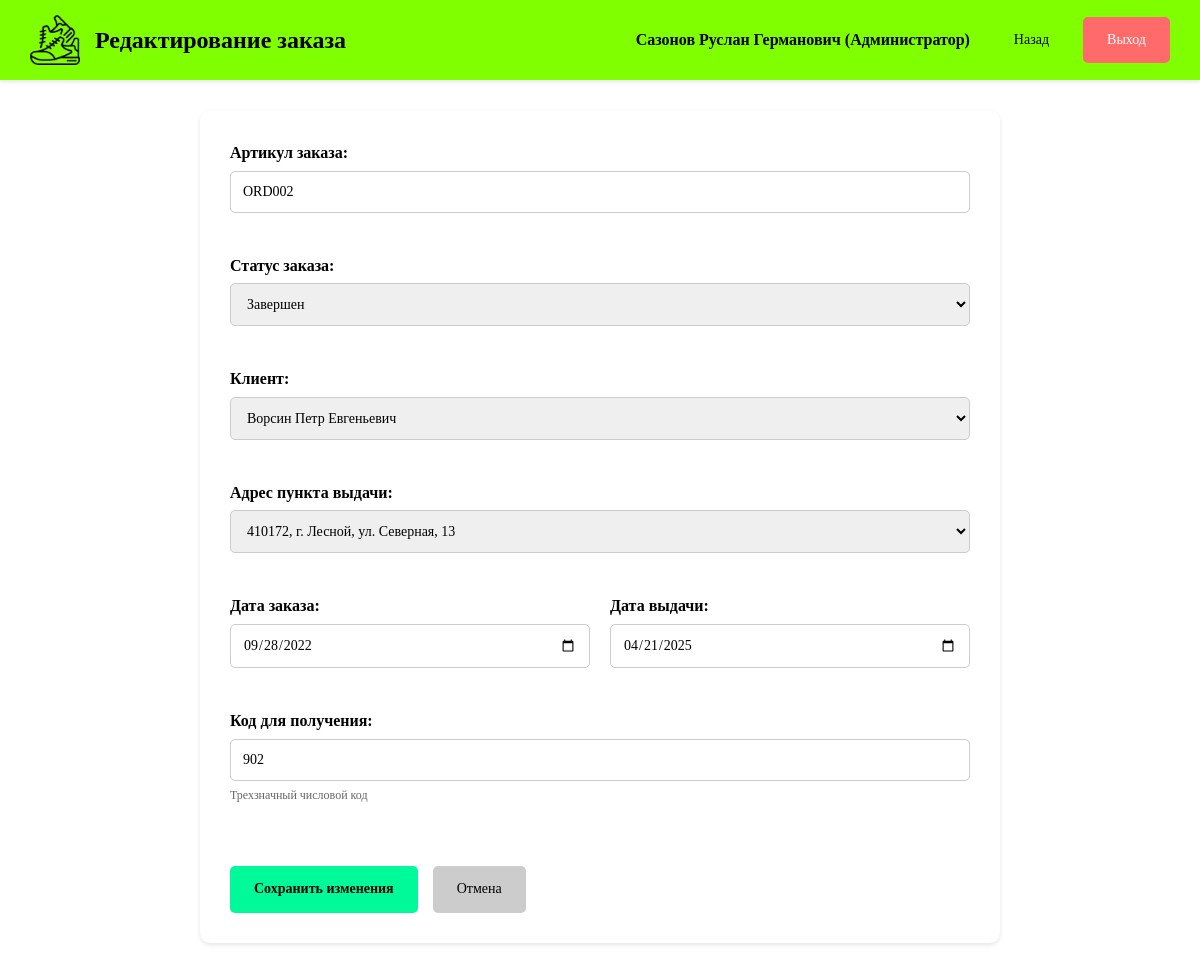
Page /order/edit/2 (signed in) on the committed database.
### tables this page shows
CREATE TABLE orders (
            id INTEGER PRIMARY KEY AUTOINCREMENT,
            order_code TEXT NOT NULL UNIQUE,
            user_id INTEGER NOT NULL,
            pickup_point_id INTEGER NOT NULL,
            order_date TEXT NOT NULL,
            delivery_date TEXT,
            receive_code TEXT NOT NULL,
            status_id INTEGER NOT NULL,
            FOREIGN KEY (user_id) REFERENCES users(id),
            FOREIGN KEY (pickup_point_id) REFERENCES pickup_points(id),
            FOREIGN KEY (status_id) REFERENCES order_statuses(id)
        );

CREATE TABLE order_statuses (
            id INTEGER PRIMARY KEY AUTOINCREMENT,
            name TEXT NOT NULL UNIQUE
        );

CREATE TABLE pickup_points (
            id INTEGER PRIMARY KEY AUTOINCREMENT,
            address TEXT NOT NULL
        );

### app.py (the view, shortened to what this page needs)
@app.route('/order/edit/<int:id>', methods=['GET', 'POST'])
def edit_order(id):
    if session.get('role') != 'Администратор':
        flash('Доступ запрещен', 'error')
        return redirect(url_for('orders'))
    conn = get_db_connection()
    order = conn.execute("SELECT * FROM orders WHERE id = ?", (id,)).fetchone()
    users = conn.execute("SELECT * FROM users WHERE role_id = 3 ORDER BY full_name").fetchall()
    pickup_points = conn.execute("SELECT * FROM pickup_points ORDER BY address").fetchall()
    statuses = conn.execute("SELECT * FROM order_statuses ORDER BY name").fetchall()
    conn.close()
    return render_template('order_form.html',
                         users=users,
                         pickup_points=pickup_points,
                         statuses=statuses,
                         order=order)

### app.py (called while the page is built)
def get_db_connection():
    conn = sqlite3.connect('shoe_store.db')
    conn.row_factory = sqlite3.Row
    return conn

### templates/order_form.html (shortened to what this page needs)
{% extends "base.html" %}
{% block content %}
<div class="main-container">
    <header class="main-header">
        <div class="header-left">
            <img src="{{ url_for('static', filename='images/Icon.png') }}" alt="Логотип" class="header-logo">
            <h1>{% if order %}Редактирование заказа{% else %}Добавление заказа{% endif %}</h1>
        </div>
        <div class="header-right">
            <span class="user-info">{{ session.user_name }} ({{ session.role }})</span>
            <div class="header-buttons">
                <a href="{{ url_for('orders') }}" class="btn btn-back">Назад</a>
                <a href="{{ url_for('logout') }}" class="btn btn-logout">Выход</a>
            </div>
        </div>
    </header>
    <div class="content-area">
        <div class="form-container">
            <form method="POST" class="order-form">
                <div class="form-group">
                    <label for="order_code">Артикул заказа:</label>
                    <input type="text" id="order_code" name="order_code" required
                           value="{{ order.order_code if order else '' }}">
                </div>
                <div class="form-group">
                    <label for="status_id">Статус заказа:</label>
                    <select id="status_id" name="status_id" required>
                        {% for status in statuses %}
                            <option value="{{ status.id }}"
                                    {% if order and order.status_id == status.id %}selected{% endif %}>
                                {{ status.name }}
                            </option>
                        {% endfor %}
                    </select>
                </div>
                <div class="form-group">
                    <label for="user_id">Клиент:</label>
                    <select id="user_id" name="user_id" required>
                        {% for user in users %}
                            <option value="{{ user.id }}"
                                    {% if order and order.user_id == user.id %}selected{% endif %}>
                                {{ user.full_name }}
                            </option>
                        {% endfor %}
                    </select>
                </div>
                <div class="form-group">
                    <label for="pickup_point_id">Адрес пункта выдачи:</label>
                    <select id="pickup_point_id" name="pickup_point_id" required>
                        {% for point in pickup_points %}
                            <option value="{{ point.id }}"
                                    {% if order and order.pickup_point_id == point.id %}selected{% endif %}>
                                {{ point.address }}
                            </option>
                        {% endfor %}
                    </select>
                </div>
                <div class="form-row">
                    <div class="form-group half">
                        <label for="order_date">Дата заказа:</label>
                        <input type="date" id="order_date" name="order_date" required
                               value="{{ order.order_date if order else '' }}">
                    </div>
                    <div class="form-group half">
                        <label for="delivery_date">Дата выдачи:</label>
                        <input type="date" id="delivery_date" name="delivery_date"
                               value="{{ order.delivery_date if order else '' }}">
                    </div>
                </div>
                <div class="form-group">
                    <label for="receive_code">Код для получения:</label>
                    <input type="text" id="receive_code" name="receive_code" required
                           value="{{ order.receive_code if order else receive_code }}"
                           maxlength="3" pattern="\d{3}">
                    <small class="hint">Трехзначный числовой код</small>
                </div>
                <div class="form-actions">
                    <button type="submit" class="btn btn-save">
                        {% if order %}Сохранить изменения{% else %}Добавить заказ{% endif %}
                    </button>
                    <a href="{{ url_for('orders') }}" class="btn btn-cancel">Отмена</a>
                </div>
            </form>
        </div>
    </div>
</div>
{% endblock %}

### static/css/style.css (style rules this page uses)
* { margin: 0; padding: 0; box-sizing: border-box; }
body { font-family: 'Times New Roman', Times, serif; background-color: #FFFFFF; color: #333; line-height: 1.6; }
.form-group { margin-bottom: 20px; text-align: left; }
.form-group label { display: block; margin-bottom: 5px; font-weight: bold; color: #000; }
.form-group input, .form-group select, .form-group textarea { width: 100%; padding: 12px; border: 1px solid #ccc; border-radius: 5px; font-family: 'Times New Roman', Times, serif; font-size: 14px; }
.btn { display: inline-block; padding: 12px 24px; border: none; border-radius: 5px; cursor: pointer; font-family: 'Times New Roman', Times, serif; font-size: 14px; text-decoration: none; text-align: center; transition: all 0.3s ease; }
.btn-logout { background-color: #ff6b6b; color: #fff; }
.btn-back { background-color: #7FFF00; color: #000; }
.btn-save { background-color: #00FA9A; color: #000; font-weight: bold; }
.btn-cancel { background-color: #ccc; color: #000; }
.main-container { min-height: 100vh; background-color: #FFFFFF; }
.main-header { background-color: #7FFF00; padding: 15px 30px; display: flex; justify-content: space-between; align-items: center; box-shadow: 0 2px 4px rgba(0, 0, 0, 0.1); }
.header-left { display: flex; align-items: center; gap: 15px; }
.header-logo { width: 50px; height: 50px; object-fit: contain; }
.header-left h1 { font-size: 24px; color: #000; font-weight: bold; }
.header-right { display: flex; align-items: center; gap: 20px; }
.user-info { font-weight: bold; color: #000; }
.header-buttons { display: flex; gap: 10px; }
.content-area { padding: 30px; }
.form-container { max-width: 800px; margin: 0 auto; background-color: #fff; padding: 30px; border-radius: 10px; box-shadow: 0 2px 4px rgba(0, 0, 0, 0.1); }
.product-form, .order-form { display: flex; flex-direction: column; gap: 20px; }
.form-row { display: flex; gap: 20px; }
.form-row .form-group.half { flex: 1; }
.hint { color: #666; font-size: 12px; }
.form-actions { display: flex; gap: 15px; margin-top: 20px; }

### rows in the picture
orders: order_code "ORD002", status_id "Завершен", pickup_point_id "410172, г. Лесной, ул. Северная, 13", order_date "09/28/2022", delivery_date "04/21/2025", receive_code "902"

### other values in the picture
{{ session.user_name }} "Сазонов Руслан Германович"
{{ session.role }} "Администратор"
form field user_id "Ворсин Петр Евгеньевич"
